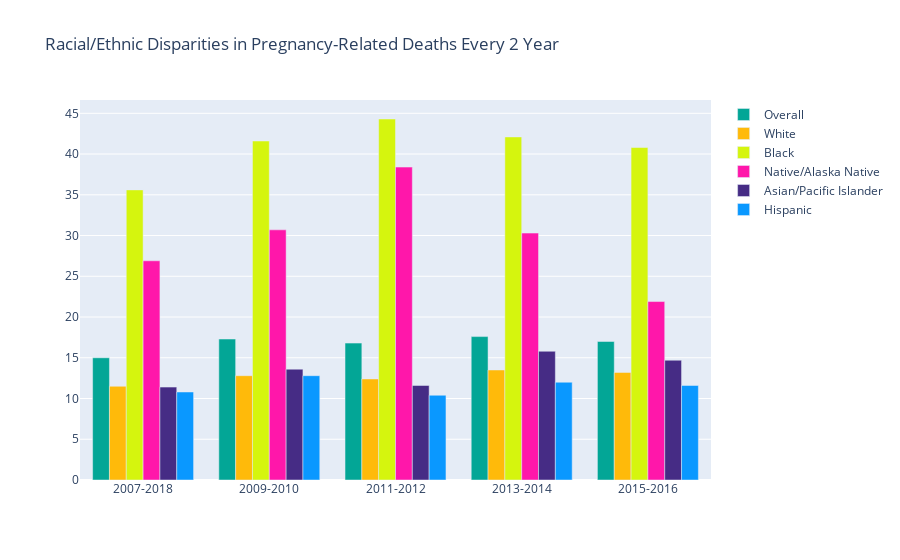

This figure's notebook cell:
### Code cell
fig = go.Figure(data=[
    go.Bar(name='Overall', x=t_df['Time Period'], y=t_df[' Total PRMR'],marker_color='#03A696'),
    go.Bar(name='White', x=t_df['Time Period'], y=t_df['White PRMR'],marker_color='#FFBA0A'),
    go.Bar(name='Black', x=t_df['Time Period'], y=t_df['Black PRMR'],marker_color='#D5F50E'),
    go.Bar(name='Native/Alaska Native', x=t_df['Time Period'], y=t_df['AI/AN PRMR'],marker_color='#FF17AA'),
    go.Bar(name='Asian/Pacific Islander', x=t_df['Time Period'], y=t_df['Asian/ PI'], marker_color='#462C85'),
    go.Bar(name='Hispanic', x=t_df['Time Period'], y=t_df['Hispanic PRMR'],marker_color='#0A98FF'),
])

fig.update_layout(barmode='group')
fig.update_layout(title='Racial/Ethnic Disparities in Pregnancy-Related Deaths Every 2 Year')
fig.show()

### Figure 1 — Plotly figure (JSON) as saved in the notebook; plotly's stock layout.template omitted (floating-point values rounded to 4 significant figures)
{"data": [{"marker": {"color": "#03A696"}, "name": "Overall", "type": "bar", "x": ["2007-2018", "2009-2010", "2011-2012", "2013-2014", "2015-2016"], "y": [15, 17.3, 16.8, 17.6, 17]}, {"marker": {"color": "#FFBA0A"}, "name": "White", "type": "bar", "x": ["2007-2018", "2009-2010", "2011-2012", "2013-2014", "2015-2016"], "y": [11.5, 12.8, 12.4, 13.5, 13.2]}, {"marker": {"color": "#D5F50E"}, "name": "Black", "type": "bar", "x": ["2007-2018", "2009-2010", "2011-2012", "2013-2014", "2015-2016"], "y": [35.6, 41.6, 44.3, 42.1, 40.8]}, {"marker": {"color": "#FF17AA"}, "name": "Native/Alaska Native", "type": "bar", "x": ["2007-2018", "2009-2010", "2011-2012", "2013-2014", "2015-2016"], "y": [26.9, 30.7, 38.4, 30.3, 21.9]}, {"marker": {"color": "#462C85"}, "name": "Asian/Pacific Islander", "type": "bar", "x": ["2007-2018", "2009-2010", "2011-2012", "2013-2014", "2015-2016"], "y": [11.4, 13.6, 11.6, 15.8, 14.7]}, {"marker": {"color": "#0A98FF"}, "name": "Hispanic", "type": "bar", "x": ["2007-2018", "2009-2010", "2011-2012", "2013-2014", "2015-2016"], "y": [10.8, 12.8, 10.4, 12, 11.6]}], "layout": {"barmode": "group", "title": {"text": "Racial/Ethnic Disparities in Pregnancy-Related Deaths Every 2 Year"}}}
